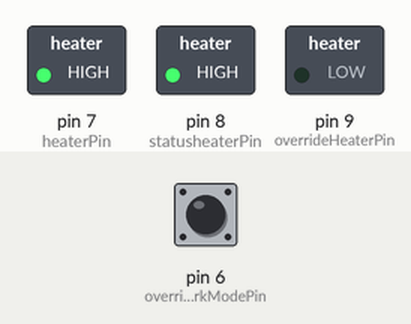
Recording of a sketch running on a simulated Arduino Uno, built with avr-gcc and run on an emulated ATmega328P. On the bench: switched loads named in the sketch (green lamp = pin HIGH). The test bench sets the inputs (shaded band); at power-on: pin 6 (overrideWorkModePin) LOW. The local clock reads 2024-03-15 10:24:30 at power-on unless the sketch sets it; what the sketch prints to the serial monitor is not drawn.

Above: at 1.2 s.
1.3 s: pin 6 (overrideWorkModePin) pulled HIGH for 0.15 s
Timing chart, 0 to 4.3 s (numbered marks = the images above; inputs shaded):
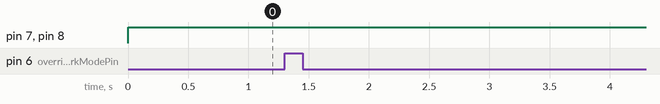

Measured:
- after the input at 1.3 s, every drawn part: stays the same

The sketch:

termostato.ino
```cpp
// Date and time functions using a DS1307 RTC connected via I2C and Wire lib

#include <Wire.h>
#include "RTClib.h"

RTC_DS1307 rtc;

// temperaturas de dia y noche
const float on_temp_min = 19.0;  // temp dia
const float on_temp_max = 20.0;  // temp dia
const float off_temp_min = 17.0;   // temp noche
const float off_temp_max = 19.0;   // temp noche

// configuracion de pines
const int tempPin = A5;    // the analog pin used to read temp
const int heaterPin =  7;      // caldera on/off
const int statusheaterPin =  8;      // status on/off
const int overrideHeaterPin =  9;      // override led on/off
const int overridePin = 10; // override switch
const int overrideWorkModePin =  6;      // override work mode on/off

// configuracion horarios
int onHours[] = {6, 7, 8, 9, 10, 11, 12, 13, 14, 15, 16, 17, 18, 19, 20}; // horas en las que queda prendido
//int onHours[] = {9, 10, 11, 12, 16, 17, 18}; // horas en las que queda prendido
int onDow[] = {1, 2, 3, 4, 5}; // 0 dom 6 sab , esta de lunes a viernes

// intervalo de checkeo
const unsigned long overrideInterval = 600000; // 10 minutes system override
const unsigned long intervalCheck = 60000; // 1 minute
const unsigned long workModeOverrideInterval = 10800000; // 3 horas

unsigned long interval;
unsigned long previousMillis; // usado para checkear el loop cada 5 minutos
unsigned long currentMillis;

unsigned long workModeOverriden;
int workModeOverrideStatus = 0;
int heaterOverrideStatus = 0;
int heater_status;

/*

LM 35
5v    --|\
A0    --| |
GND   --|/


LED

GND    -------------------|\  (-)
PIN3   ---1k-/\/\/\-------|/  (+)

*/


void setup () {
  Serial.begin(9600);
#ifdef AVR
  Wire.begin();
#else
  Wire1.begin(); // Shield I2C pins connect to alt I2C bus on Arduino Due
#endif
  rtc.begin();

  if (! rtc.isrunning()) {
    Serial.println("RTC is NOT running!");
    // following line sets the RTC to the date & time this sketch was compiled
    rtc.adjust(DateTime(F(__DATE__), F(__TIME__)));
    // This line sets the RTC with an explicit date & time, for example to set
    // January 21, 2014 at 3am you would call:
    // rtc.adjust(DateTime(2014, 1, 21, 3, 0, 0));
  }

  // initialize pin
  pinMode(heaterPin, OUTPUT);  // caldera
  pinMode(statusheaterPin, OUTPUT);  // termostato funcionando
  pinMode(overrideHeaterPin, OUTPUT);  // modo override
  pinMode(overridePin, INPUT); // switch override
  pinMode(overrideWorkModePin, INPUT); // switch work mode override
  digitalWrite(heaterPin, LOW);
  digitalWrite(statusheaterPin, LOW);

  workModeOverriden = 0;
}

// read temp from pin p
float measure_temp(int p)
{
  float tempK = (((analogRead(p)/ 1023.0) * 5.0) * 100.0);
  //Converts Kelvin to Celsius minus 2.5 degrees error
  float tempC = tempK - 273.0;
//  float tempF = ((tempK - 2.5) * 9 / 5) - 459.67;
  return tempK;
}

// print datetime d to serial console
void print_date(DateTime d) {
  Serial.print(d.year(), DEC);
  Serial.print('/');
  Serial.print(d.month(), DEC);
  Serial.print('/');
  Serial.print(d.day(), DEC);
  Serial.print(' ');
  Serial.print(d.hour(), DEC);
  Serial.print(':');
  Serial.print(d.minute(), DEC);
  Serial.print(':');
  Serial.print(d.second(), DEC);
  Serial.print(' D:');
  Serial.print(d.dayOfWeek(), DEC);
  Serial.print('  ');
//  Serial.println();

//  Serial.print(" since midnight 1/1/1970 = ");
//  Serial.print(d.unixtime());
//  Serial.print("s = ");
//  Serial.print(d.unixtime() / 86400L);
//  Serial.println("d");

}

void serial_send_status(DateTime d, float temp, float target_temp_min, float target_temp_max, int override, int heater_status) {
  print_date(d);

  Serial.print(" Temp Trabajo: ");
  Serial.print(target_temp_min);
  Serial.print(" / ");
  Serial.print(target_temp_max);

  Serial.print(" Temp Actual: ");
  Serial.print(temp);

  Serial.print(" Estado: ");
  Serial.print(heater_status);
  Serial.print(" Override: ");
  Serial.print(override);

  Serial.println("");
}

boolean check_hour(DateTime t) {
  if( currentMillis < workModeOverriden ) {
     return true;
  }

  int h = t.hour();
  int dow = t.dayOfWeek();
  boolean r = false;
  for( int j=0; j<sizeof(onDow); j++) {
    if( dow == onDow[j] ) {
      for( int i=0; i<sizeof(onHours); i++) {
        if(h == onHours[i]) {
          return true;
        }
      }
    }
  }
  return false;
}

void loop () {

  currentMillis = millis();
  DateTime d = rtc.now();
  float temp;
  float target_temp_min;
  float target_temp_max;

// desactive el switch de override
//  if( heaterOverrideStatus == 0 && digitalRead(overridePin) == HIGH ){
//    heaterOverrideStatus = 1;
//    interval = currentMillis - previousMillis + overrideInterval;
//    digitalWrite(heaterPin, LOW);  // caldera on
//    digitalWrite(overrideHeaterPin, HIGH);  // led override on
//    temp = measure_temp(tempPin);
//    serial_send_status(d, temp, 0, 0, 1, 1);
//  }

  if( workModeOverrideStatus == 0 && digitalRead(overrideWorkModePin) == HIGH ) {
    workModeOverrideStatus = 1;
    workModeOverriden = currentMillis + workModeOverrideInterval;
    Serial.println("work mode overriden");
  }
  if( currentMillis > workModeOverrideInterval && workModeOverrideStatus == 1) {
    workModeOverrideStatus = 0;
    workModeOverriden = 0;
    Serial.println("work mode override finished");
  }

  if(currentMillis - previousMillis >= interval) {
    // set the override heater check status to 0
    heaterOverrideStatus = 0;

    // save the last time you blinked the LED
    previousMillis = currentMillis;
    digitalWrite(overrideHeaterPin, LOW);  // led override off

    // vuelvo a establecer interval al valor por defecto
    // en caso de que lo hallamos cambiado con el override
    interval = intervalCheck;


//    print_date(d);

    // choose the target temp
    if( check_hour(d) ){
      digitalWrite(statusheaterPin, HIGH);  // horario de trabajo
      target_temp_min = on_temp_min;
      target_temp_max = on_temp_max;
    } else {
      digitalWrite(statusheaterPin, LOW);  // fuera de horario
      target_temp_min = off_temp_min;
      target_temp_max = off_temp_max;
    }
    temp = measure_temp(tempPin);

    if( temp < target_temp_min ) {
      digitalWrite(heaterPin, LOW);  // caldera on
      heater_status = 1;
    }
    if( temp > target_temp_max ) {
      digitalWrite(heaterPin, HIGH);  // caldera off
      heater_status = 0;
    }
//    Serial.print("temperature = ");
//    Serial.print(temp);
//    Serial.print("*C");
//    Serial.println();

    serial_send_status(d, temp, target_temp_min, target_temp_max, 0, heater_status);
  }
}
```
